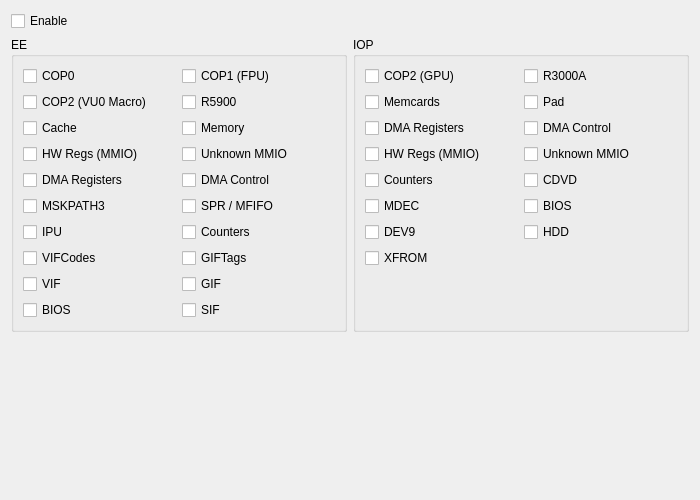
<?xml version="1.0" encoding="UTF-8"?>
<ui version="4.0">
 <class>DebugLoggingSettingsTab</class>
 <widget class="QWidget" name="DebugLoggingSettingsTab">
  <property name="geometry">
   <rect>
    <x>0</x>
    <y>0</y>
    <width>700</width>
    <height>500</height>
   </rect>
  </property>
  <property name="windowTitle">
   <string/>
  </property>
  <layout class="QVBoxLayout" name="verticalLayout">
   <item>
    <widget class="QCheckBox" name="chkEnable">
     <property name="text">
      <string>Enable</string>
     </property>
    </widget>
   </item>
   <item>
    <layout class="QHBoxLayout" name="traceLogHorizontalLayout">
     <item>
      <widget class="QGroupBox" name="grpEELogging">
       <property name="title">
        <string>EE</string>
       </property>
       <layout class="QVBoxLayout" name="verticalLayout_3">
        <item>
         <layout class="QGridLayout" name="grpEELoggingGrid">
          <item row="4" column="1">
           <widget class="QCheckBox" name="chkEEDMACTRL">
            <property name="text">
             <string>DMA Control</string>
            </property>
           </widget>
          </item>
          <item row="6" column="1">
           <widget class="QCheckBox" name="chkEEMFIFO">
            <property name="text">
             <string>SPR / MFIFO</string>
            </property>
           </widget>
          </item>
          <item row="9" column="0">
           <widget class="QCheckBox" name="chkEEVIF">
            <property name="text">
             <string>VIF</string>
            </property>
           </widget>
          </item>
          <item row="0" column="1">
           <widget class="QCheckBox" name="chkEECOP1">
            <property name="text">
             <string>COP1 (FPU)</string>
            </property>
           </widget>
          </item>
          <item row="6" column="0">
           <widget class="QCheckBox" name="chkEEMSKPATH3">
            <property name="text">
             <string>MSKPATH3</string>
            </property>
           </widget>
          </item>
          <item row="2" column="0">
           <widget class="QCheckBox" name="chkEECache">
            <property name="text">
             <string>Cache</string>
            </property>
           </widget>
          </item>
          <item row="9" column="1">
           <widget class="QCheckBox" name="chkEEGIF">
            <property name="text">
             <string>GIF</string>
            </property>
           </widget>
          </item>
          <item row="1" column="1">
           <widget class="QCheckBox" name="chkEER5900">
            <property name="text">
             <string>R5900</string>
            </property>
           </widget>
          </item>
          <item row="0" column="0">
           <widget class="QCheckBox" name="chkEECOP0">
            <property name="text">
             <string>COP0</string>
            </property>
           </widget>
          </item>
          <item row="3" column="0">
           <widget class="QCheckBox" name="chkEEMMIO">
            <property name="text">
             <string>HW Regs (MMIO)</string>
            </property>
           </widget>
          </item>
          <item row="7" column="1">
           <widget class="QCheckBox" name="chkEECounters">
            <property name="text">
             <string>Counters</string>
            </property>
           </widget>
          </item>
          <item row="10" column="1">
           <widget class="QCheckBox" name="chkEESIF">
            <property name="text">
             <string>SIF</string>
            </property>
           </widget>
          </item>
          <item row="1" column="0">
           <widget class="QCheckBox" name="chkEECOP2">
            <property name="text">
             <string>COP2 (VU0 Macro)</string>
            </property>
           </widget>
          </item>
          <item row="8" column="0">
           <widget class="QCheckBox" name="chkEEVIFCodes">
            <property name="text">
             <string>VIFCodes</string>
            </property>
           </widget>
          </item>
          <item row="2" column="1">
           <widget class="QCheckBox" name="chkEEMemory">
            <property name="text">
             <string>Memory</string>
            </property>
           </widget>
          </item>
          <item row="3" column="1">
           <widget class="QCheckBox" name="chkEEUNKNWNMMIO">
            <property name="text">
             <string>Unknown MMIO</string>
            </property>
           </widget>
          </item>
          <item row="7" column="0">
           <widget class="QCheckBox" name="chkEEIPU">
            <property name="text">
             <string>IPU</string>
            </property>
           </widget>
          </item>
          <item row="10" column="0">
           <widget class="QCheckBox" name="chkEEBIOS">
            <property name="text">
             <string>BIOS</string>
            </property>
           </widget>
          </item>
          <item row="4" column="0">
           <widget class="QCheckBox" name="chkEEDMARegs">
            <property name="text">
             <string>DMA Registers</string>
            </property>
           </widget>
          </item>
          <item row="8" column="1">
           <widget class="QCheckBox" name="chkEEGIFTags">
            <property name="text">
             <string>GIFTags</string>
            </property>
           </widget>
          </item>
         </layout>
        </item>
        <item>
         <spacer name="eeLoggingSpacer">
          <property name="orientation">
           <enum>Qt::Orientation::Vertical</enum>
          </property>
          <property name="sizeHint" stdset="0">
           <size>
            <width>20</width>
            <height>0</height>
           </size>
          </property>
         </spacer>
        </item>
       </layout>
      </widget>
     </item>
     <item>
      <widget class="QGroupBox" name="grpIOPLogging">
       <property name="title">
        <string>IOP</string>
       </property>
       <layout class="QVBoxLayout" name="verticalLayout_7">
        <item>
         <layout class="QGridLayout" name="grpIOPLoggingGrid">
          <item row="4" column="0">
           <widget class="QCheckBox" name="chkIOPCounters">
            <property name="text">
             <string>Counters</string>
            </property>
           </widget>
          </item>
          <item row="3" column="1">
           <widget class="QCheckBox" name="chkIOPUNKNWNMMIO">
            <property name="text">
             <string>Unknown MMIO</string>
            </property>
           </widget>
          </item>
          <item row="3" column="0">
           <widget class="QCheckBox" name="chkIOPMMIO">
            <property name="text">
             <string>HW Regs (MMIO)</string>
            </property>
           </widget>
          </item>
          <item row="4" column="1">
           <widget class="QCheckBox" name="chkIOPCDVD">
            <property name="text">
             <string>CDVD</string>
            </property>
           </widget>
          </item>
          <item row="0" column="1">
           <widget class="QCheckBox" name="chkIOPR3000A">
            <property name="text">
             <string>R3000A</string>
            </property>
           </widget>
          </item>
          <item row="1" column="0">
           <widget class="QCheckBox" name="chkIOPMemcards">
            <property name="text">
             <string>Memcards</string>
            </property>
           </widget>
          </item>
          <item row="2" column="0">
           <widget class="QCheckBox" name="chkIOPDMARegs">
            <property name="text">
             <string>DMA Registers</string>
            </property>
           </widget>
          </item>
          <item row="1" column="1">
           <widget class="QCheckBox" name="chkIOPPad">
            <property name="text">
             <string>Pad</string>
            </property>
           </widget>
          </item>
          <item row="5" column="1">
           <widget class="QCheckBox" name="chkIOPBIOS">
            <property name="text">
             <string>BIOS</string>
            </property>
           </widget>
          </item>
          <item row="5" column="0">
           <widget class="QCheckBox" name="chkIOPMDEC">
            <property name="text">
             <string>MDEC</string>
            </property>
           </widget>
          </item>
          <item row="2" column="1">
           <widget class="QCheckBox" name="chkIOPDMACTRL">
            <property name="text">
             <string>DMA Control</string>
            </property>
           </widget>
          </item>
          <item row="0" column="0">
           <widget class="QCheckBox" name="chkIOPCOP2">
            <property name="text">
             <string>COP2 (GPU)</string>
            </property>
           </widget>
          </item>
          <item row="6" column="0">
           <widget class="QCheckBox" name="chkIOPDEV9">
            <property name="text">
             <string>DEV9</string>
            </property>
           </widget>
          </item>
          <item row="6" column="1">
           <widget class="QCheckBox" name="chkIOPHDD">
            <property name="text">
             <string>HDD</string>
            </property>
           </widget>
          </item>
          <item row="7" column="0">
           <widget class="QCheckBox" name="chkIOPXFROM">
            <property name="text">
             <string>XFROM</string>
            </property>
           </widget>
          </item>
         </layout>
        </item>
        <item>
         <spacer name="iopLoggingSpacer">
          <property name="orientation">
           <enum>Qt::Orientation::Vertical</enum>
          </property>
          <property name="sizeHint" stdset="0">
           <size>
            <width>20</width>
            <height>0</height>
           </size>
          </property>
         </spacer>
        </item>
       </layout>
      </widget>
     </item>
    </layout>
   </item>
   <item>
    <spacer name="verticalSpacer">
     <property name="orientation">
      <enum>Qt::Orientation::Vertical</enum>
     </property>
     <property name="sizeHint" stdset="0">
      <size>
       <width>20</width>
       <height>0</height>
      </size>
     </property>
    </spacer>
   </item>
  </layout>
 </widget>
 <tabstops>
  <tabstop>chkEnable</tabstop>
  <tabstop>chkEECOP0</tabstop>
  <tabstop>chkEECOP1</tabstop>
  <tabstop>chkEECOP2</tabstop>
  <tabstop>chkEER5900</tabstop>
  <tabstop>chkEECache</tabstop>
  <tabstop>chkEEMemory</tabstop>
  <tabstop>chkEEMMIO</tabstop>
  <tabstop>chkEEUNKNWNMMIO</tabstop>
  <tabstop>chkEEDMARegs</tabstop>
  <tabstop>chkEEDMACTRL</tabstop>
  <tabstop>chkEEMSKPATH3</tabstop>
  <tabstop>chkEEMFIFO</tabstop>
  <tabstop>chkEEIPU</tabstop>
  <tabstop>chkEECounters</tabstop>
  <tabstop>chkEEVIFCodes</tabstop>
  <tabstop>chkEEGIFTags</tabstop>
  <tabstop>chkEEVIF</tabstop>
  <tabstop>chkEEGIF</tabstop>
  <tabstop>chkEEBIOS</tabstop>
  <tabstop>chkEESIF</tabstop>
  <tabstop>chkIOPCOP2</tabstop>
  <tabstop>chkIOPR3000A</tabstop>
  <tabstop>chkIOPMemcards</tabstop>
  <tabstop>chkIOPPad</tabstop>
  <tabstop>chkIOPDMARegs</tabstop>
  <tabstop>chkIOPDMACTRL</tabstop>
  <tabstop>chkIOPMMIO</tabstop>
  <tabstop>chkIOPUNKNWNMMIO</tabstop>
  <tabstop>chkIOPCounters</tabstop>
  <tabstop>chkIOPCDVD</tabstop>
  <tabstop>chkIOPMDEC</tabstop>
  <tabstop>chkIOPBIOS</tabstop>
  <tabstop>chkIOPDEV9</tabstop>
  <tabstop>chkIOPHDD</tabstop>
  <tabstop>chkIOPXFROM</tabstop>
 </tabstops>
 <resources/>
 <connections/>
</ui>
